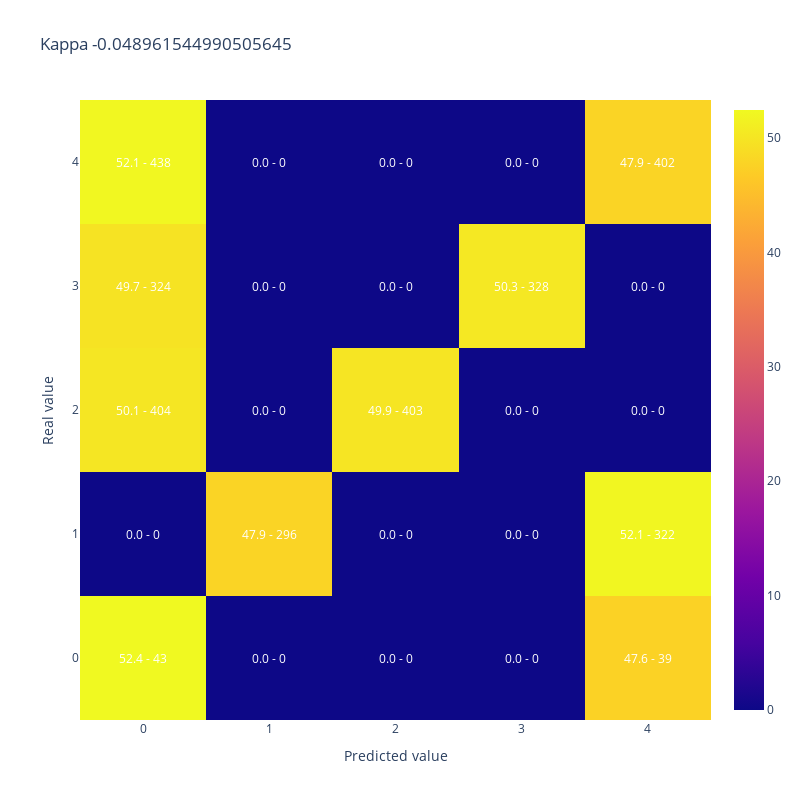

The notebook cell this image was saved under:
### Code cell
#A modo de ejemplo muestro kappa y matriz de confusion para 50% de aciertos donde los errores quedan lejos de la clase correcta
y_simulado_lejos = [y_test.iloc[sample] if random_list[sample]<50/100 else y_lejos[sample] for sample in range(len(y_test))]

display(plot_confusion_matrix(y_test,y_simulado_lejos, 
                              title = "Kappa " + str(cohen_kappa_score(y_test,y_simulado_lejos, weights = 'quadratic'))))

### Figure 1 — Plotly figure (JSON) as saved in the notebook; plotly's stock layout.template omitted (floating-point values rounded to 4 significant figures)
{"data": [{"type": "heatmap", "x": [0, 1, 2, 3, 4], "y": [0, 1, 2, 3, 4], "z": [[52.44, 0, 0, 0, 47.56], [0, 47.9, 0, 0, 52.1], [50.06, 0, 49.94, 0, 0], [49.69, 0, 0, 50.31, 0], [52.14, 0, 0, 0, 47.86]]}], "layout": {"annotations": [{"font": {"color": "white"}, "showarrow": false, "text": "52.4 - 43", "x": 0, "xref": "x", "y": 0, "yref": "y"}, {"font": {"color": "white"}, "showarrow": false, "text": "0.0 - 0", "x": 1, "xref": "x", "y": 0, "yref": "y"}, {"font": {"color": "white"}, "showarrow": false, "text": "0.0 - 0", "x": 2, "xref": "x", "y": 0, "yref": "y"}, {"font": {"color": "white"}, "showarrow": false, "text": "0.0 - 0", "x": 3, "xref": "x", "y": 0, "yref": "y"}, {"font": {"color": "white"}, "showarrow": false, "text": "47.6 - 39", "x": 4, "xref": "x", "y": 0, "yref": "y"}, {"font": {"color": "white"}, "showarrow": false, "text": "0.0 - 0", "x": 0, "xref": "x", "y": 1, "yref": "y"}, {"font": {"color": "white"}, "showarrow": false, "text": "47.9 - 296", "x": 1, "xref": "x", "y": 1, "yref": "y"}, {"font": {"color": "white"}, "showarrow": false, "text": "0.0 - 0", "x": 2, "xref": "x", "y": 1, "yref": "y"}, {"font": {"color": "white"}, "showarrow": false, "text": "0.0 - 0", "x": 3, "xref": "x", "y": 1, "yref": "y"}, {"font": {"color": "white"}, "showarrow": false, "text": "52.1 - 322", "x": 4, "xref": "x", "y": 1, "yref": "y"}, {"font": {"color": "white"}, "showarrow": false, "text": "50.1 - 404", "x": 0, "xref": "x", "y": 2, "yref": "y"}, {"font": {"color": "white"}, "showarrow": false, "text": "0.0 - 0", "x": 1, "xref": "x", "y": 2, "yref": "y"}, {"font": {"color": "white"}, "showarrow": false, "text": "49.9 - 403", "x": 2, "xref": "x", "y": 2, "yref": "y"}, {"font": {"color": "white"}, "showarrow": false, "text": "0.0 - 0", "x": 3, "xref": "x", "y": 2, "yref": "y"}, {"font": {"color": "white"}, "showarrow": false, "text": "0.0 - 0", "x": 4, "xref": "x", "y": 2, "yref": "y"}, {"font": {"color": "white"}, "showarrow": false, "text": "49.7 - 324", "x": 0, "xref": "x", "y": 3, "yref": "y"}, {"font": {"color": "white"}, "showarrow": false, "text": "0.0 - 0", "x": 1, "xref": "x", "y": 3, "yref": "y"}, {"font": {"color": "white"}, "showarrow": false, "text": "0.0 - 0", "x": 2, "xref": "x", "y": 3, "yref": "y"}, {"font": {"color": "white"}, "showarrow": false, "text": "50.3 - 328", "x": 3, "xref": "x", "y": 3, "yref": "y"}, {"font": {"color": "white"}, "showarrow": false, "text": "0.0 - 0", "x": 4, "xref": "x", "y": 3, "yref": "y"}, {"font": {"color": "white"}, "showarrow": false, "text": "52.1 - 438", "x": 0, "xref": "x", "y": 4, "yref": "y"}, {"font": {"color": "white"}, "showarrow": false, "text": "0.0 - 0", "x": 1, "xref": "x", "y": 4, "yref": "y"}, {"font": {"color": "white"}, "showarrow": false, "text": "0.0 - 0", "x": 2, "xref": "x", "y": 4, "yref": "y"}, {"font": {"color": "white"}, "showarrow": false, "text": "0.0 - 0", "x": 3, "xref": "x", "y": 4, "yref": "y"}, {"font": {"color": "white"}, "showarrow": false, "text": "47.9 - 402", "x": 4, "xref": "x", "y": 4, "yref": "y"}], "height": 800, "title": {"text": "Kappa -0.048961544990505645"}, "width": 800, "xaxis": {"title": {"text": "Predicted value"}}, "yaxis": {"title": {"text": "Real value"}}}}
